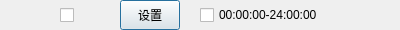
<?xml version="1.0" encoding="UTF-8"?>
<ui version="4.0">
 <class>dialog_null_videoLostSetSubDialog</class>
 <widget class="QDialog" name="dialog_null_videoLostSetSubDialog">
  <property name="geometry">
   <rect>
    <x>0</x>
    <y>0</y>
    <width>400</width>
    <height>30</height>
   </rect>
  </property>
  <property name="windowTitle">
   <string>Dialog</string>
  </property>
  <widget class="QLabel" name="label">
   <property name="geometry">
    <rect>
     <x>0</x>
     <y>0</y>
     <width>30</width>
     <height>30</height>
    </rect>
   </property>
   <property name="text">
    <string/>
   </property>
  </widget>
  <widget class="QCheckBox" name="checkBox">
   <property name="geometry">
    <rect>
     <x>60</x>
     <y>0</y>
     <width>30</width>
     <height>30</height>
    </rect>
   </property>
   <property name="text">
    <string/>
   </property>
  </widget>
  <widget class="QPushButton" name="pushButton">
   <property name="geometry">
    <rect>
     <x>120</x>
     <y>0</y>
     <width>60</width>
     <height>30</height>
    </rect>
   </property>
   <property name="text">
    <string>设置</string>
   </property>
  </widget>
  <widget class="QCheckBox" name="checkBox_2">
   <property name="geometry">
    <rect>
     <x>200</x>
     <y>0</y>
     <width>180</width>
     <height>30</height>
    </rect>
   </property>
   <property name="text">
    <string>00:00:00-24:00:00</string>
   </property>
  </widget>
 </widget>
 <resources/>
 <connections/>
</ui>
